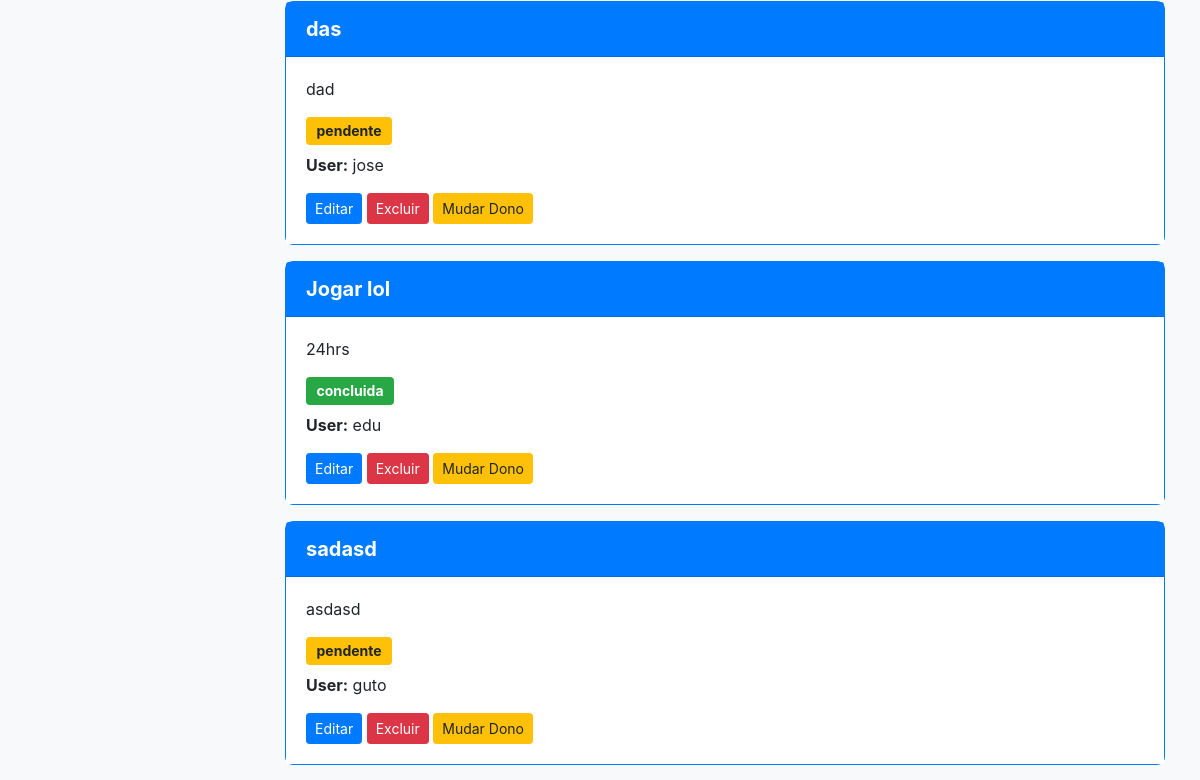
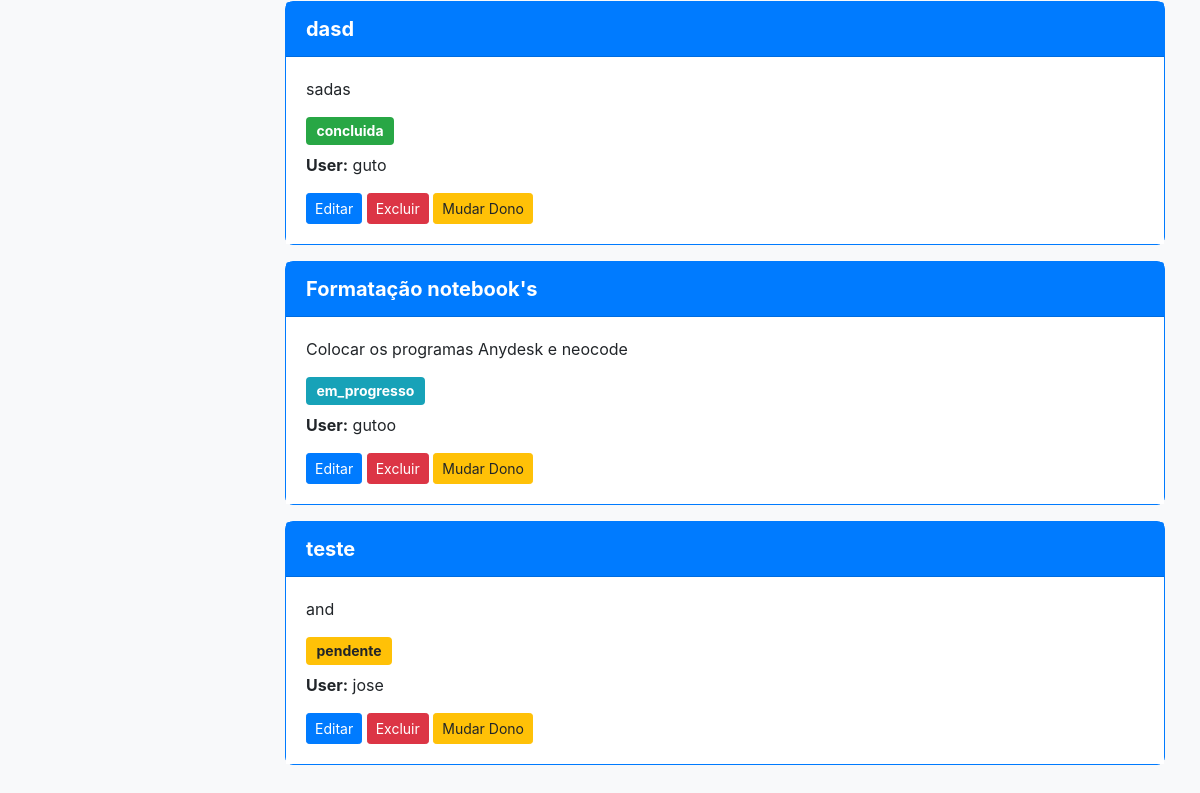
The page /all_tasks (signed in, lower part) on the database as committed earlier (2 pictures, top to bottom).
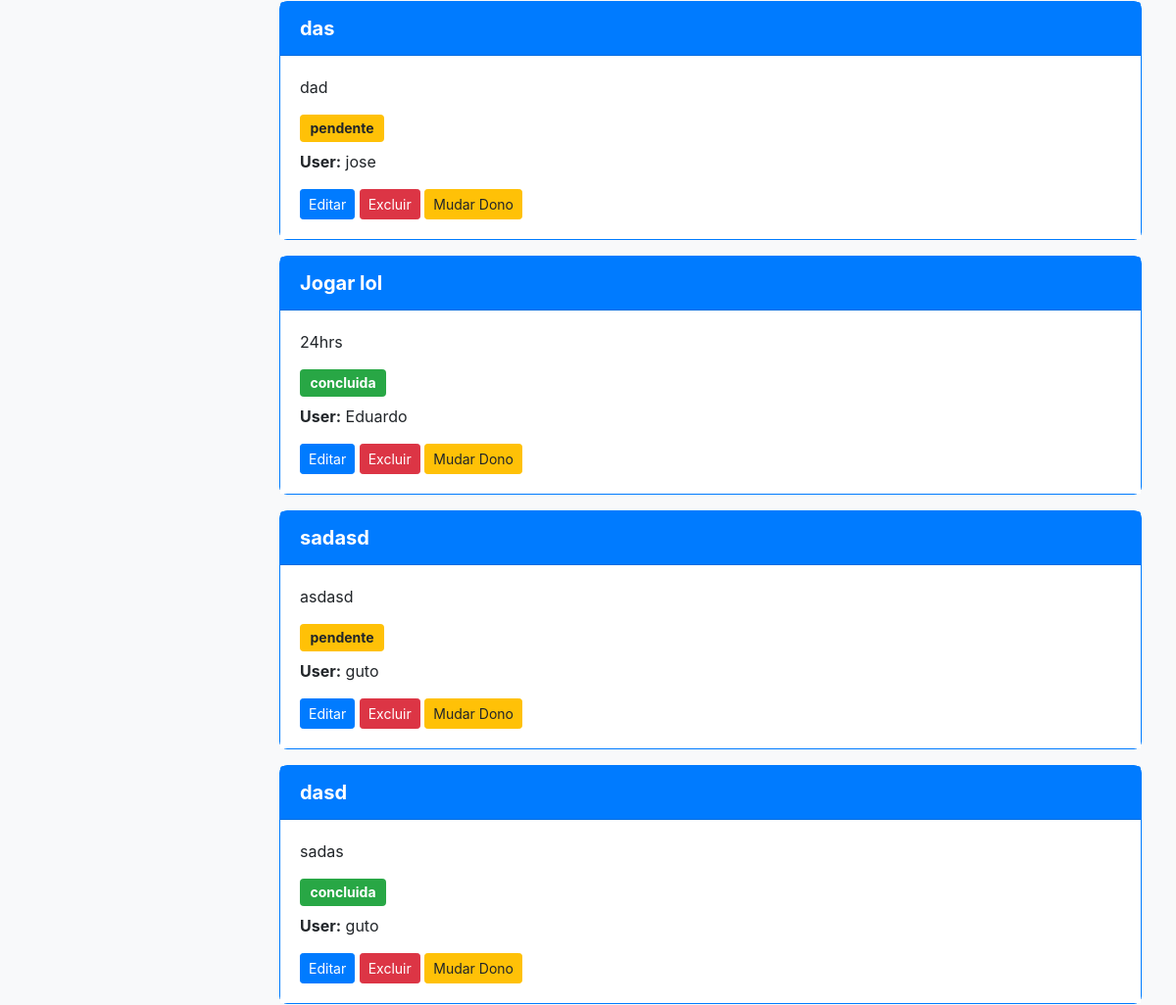
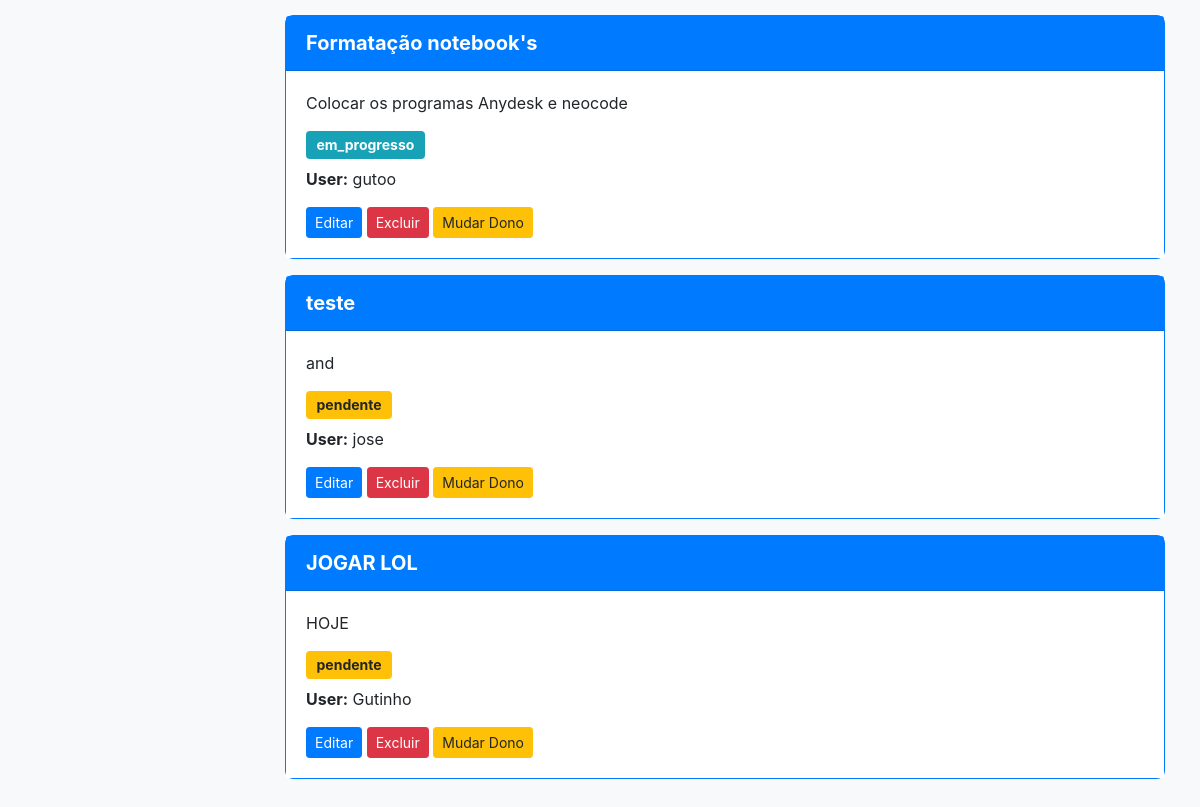
The same page on the database as committed later (2 pictures, top to bottom).
### app.py (models this page shows)
class Task(db.Model):
    id = db.Column(db.Integer, primary_key=True)
    title = db.Column(db.String(100), nullable=False)
    description = db.Column(db.Text, nullable=False)
    status = db.Column(db.String(20), default='pendente')
    user_id = db.Column(db.Integer, db.ForeignKey('user.id'), nullable=False)

class User(db.Model):
    id = db.Column(db.Integer, primary_key=True)
    username = db.Column(db.String(150), unique=True, nullable=False)
    password = db.Column(db.String(150), nullable=False)
    tasks = db.relationship('Task', backref='owner', lazy=True)

### app.py (the view)
@app.route('/all_tasks')
def all_tasks():
    if 'user_id' not in session:
        return redirect(url_for('login'))
    tasks = Task.query.all()  # Recupera todas as tarefas de todos os usuários
    return render_template('all_tasks.html', tasks=tasks)

### templates/all_tasks.html (shortened to what this page needs)
<!DOCTYPE html>
<html lang="en">
<head>
    <link rel="stylesheet" href="https://stackpath.bootstrapcdn.com/bootstrap/4.5.2/css/bootstrap.min.css">
    <link rel="stylesheet" href="https://cdnjs.cloudflare.com/ajax/libs/font-awesome/5.15.4/css/all.min.css">
</head>
<body>
    <div class="content">
        <div class="container mt-4">
            <div class="task-list">
                {% for task in tasks %}
                    <div class="card mb-3">
                        <div class="card-header">
                            {{ task.title }}
                        </div>
                        <div class="card-body">
                            <p class="card-text">{{ task.description }}</p>
                            <span class="badge
                                  {% if task.status == 'pendente' %} badge-warning
                                  {% elif task.status == 'em_progresso' %} badge-info
                                  {% elif task.status == 'concluida' %} badge-success
                                  {% endif %}">
                                {{ task.status }}
                            </span>
                            <p class="mt-2"><strong>User:</strong> {{ task.owner.username }}</p>
                            <div class="mt-3">
                                <a href="{{ url_for('edit_task', task_id=task.id) }}" class="btn btn-primary btn-sm">Editar</a>
                                <a href="{{ url_for('delete_task', task_id=task.id) }}" class="btn btn-danger btn-sm">Excluir</a>
                                <a href="{{ url_for('change_task_owner', task_id=task.id) }}" class="btn btn-warning btn-sm">Mudar Dono</a>
                            </div>
                        </div>
                    </div>
                {% else %}
                    <p>Não há tarefas para exibir.</p>
                {% endfor %}
            </div>
        </div>
    </div>
</body>
</html>

Rows that differ between the two databases and show on the page:
changed Task "Jogar lol": owner.username "edu" → "Eduardo"
added Task: title "JOGAR LOL", description "HOJE", status "pendente", owner.username "Gutinho"
